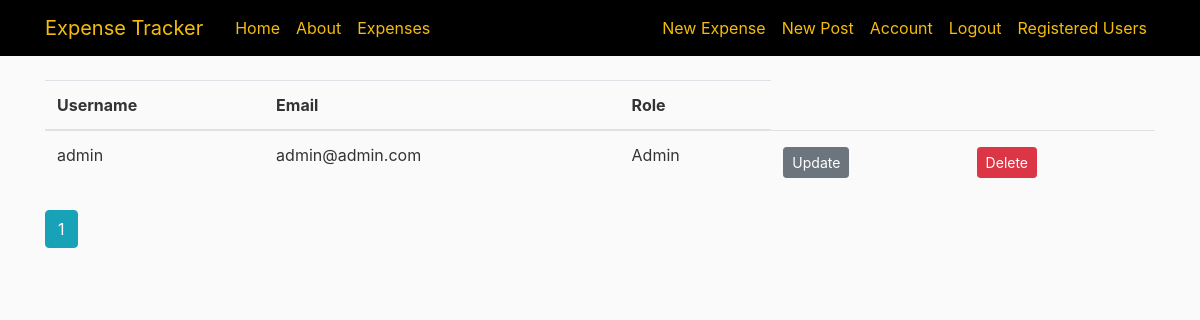
/registeredusers (signed in), run on an earlier commit of the app's database.
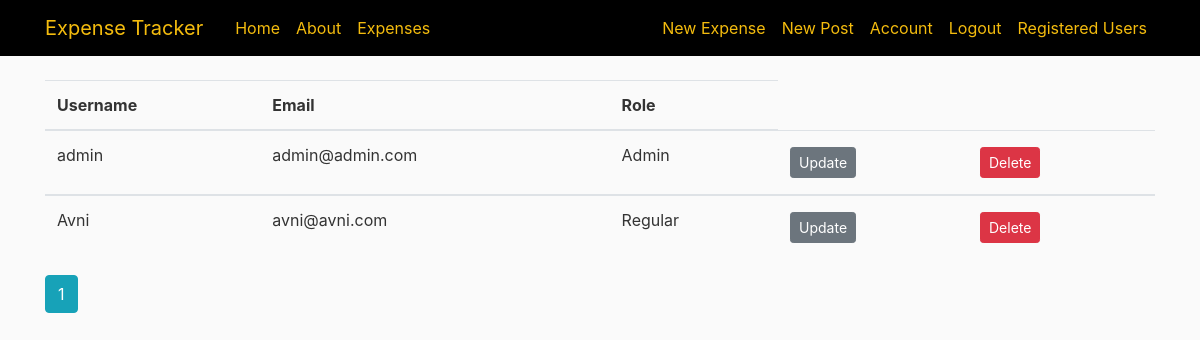
And on a later commit of the database.
### approot/models.py (models this page shows, shortened)
class User(db.Model, UserMixin):
    id = db.Column(db.Integer, primary_key=True)
    username = db.Column(db.String(20), unique=True, nullable=False)
    email = db.Column(db.String(120), unique=True, nullable=False)
    image_file = db.Column(db.String(20), nullable=False, default='default.jpg')
    password = db.Column(db.String(60), nullable=False)
    posts = db.relationship('Post', backref='author', lazy=True)
    expenses = db.relationship('Expense', backref='author', lazy=True)
    role = db.Column(db.String(15), nullable=False)

### approot/users/routes.py (the view)
@users.route("/registeredusers", methods=['GET', 'POST'])
@login_required
def registeredusers():
    page = request.args.get('page', 1, type=int)
    users = User.query.order_by(User.username.desc()).paginate(page=page, per_page=5)
    form = UpdateRegistredUsersForm()
    return render_template('user/registeredusers.html', title='Registered Users', form=form, users=users)

### approot/models.py (called while the page is built)
@login_manager.user_loader
def load_user(user_id):
    return User.query.get(int(user_id))

### approot/templates/user/registeredusers.html (shortened to what this page needs)
{% extends "layout.html" %}
{% import "bootstrap/wtf.html" as wtf %}
{% block content %}
<div>
  <table class="table">
    <thead>
        <tr>
            <th>Username</th>
            <th>Email</th>
            <th>Role</th>
    </thead>
    {% for user in users.items %}
          <tbody>
            <tr>
                  <td>{{ user.username }}</td>
                  <td>{{ user.email }}</td>
                  <td>{{ user.role }}</td>
                  <td><a class="btn btn-secondary btn-sm mt-1 mb-1" href="{{ url_for('users.update_user', user_id=user.id) }}">Update</a></td>
                  <td><button type="button" class="btn btn-danger btn-sm m-1" data-toggle="modal" data-target="#deleteModal{{ user.id }}">Delete</button></td>
              </tr>
          </tbody>
          {% include "user/modalupdateuser.html" %}
    {% endfor %}
    </table>
    {% for page_num in users.iter_pages(left_edge=1, right_edge=1, left_current=1, right_current=2) %}
      {% if page_num %}
        {% if users.page == page_num %}
          <a class="btn btn-info mb-4" href="{{ url_for('users.registeredusers', page=page_num) }}">{{ page_num }}</a>
        {% else %}
          <a class="btn btn-outline-info mb-4" href="{{ url_for('users.registeredusers', page=page_num) }}">{{ page_num }}</a>
        {% endif %}
      {% else %}
        ...
      {% endif %}
    {% endfor %}
</div>
{% endblock content %}

### approot/templates/layout.html (shortened to what this page needs)
<!DOCTYPE html>
<html>
  <head>
      <link rel="stylesheet" href="https://maxcdn.bootstrapcdn.com/bootstrap/4.0.0/css/bootstrap.min.css">
      <link rel="stylesheet" type="text/css" href="{{ url_for('static', filename='main.css') }}">
      <link rel="stylesheet" href="https://cdnjs.cloudflare.com/ajax/libs/bootstrap-datepicker/1.9.0/css/bootstrap-datepicker.css">
  </head>
  <body>
      <header class="site-header">
        <nav class="navbar navbar-expand-md navbar-dark bg-steel fixed-top">
          <div class="container">
            <a class="navbar-brand mr-4" href="/">Expense Tracker</a>
            <div class="collapse navbar-collapse" id="navbarToggle">
              <div class="navbar-nav mr-auto">
                <a class="nav-item nav-link" href="{{ url_for('main.home') }}">Home</a>
                <a class="nav-item nav-link" href="{{ url_for('main.about') }}">About</a>
                {% if current_user.is_authenticated and current_user.role != 'Pending' %}
                  <a class="nav-item nav-link" href="{{ url_for('expenses.expense') }}">Expenses</a>
                {% endif %}
              </div>
              <div class="navbar-nav">
                {% if current_user.is_authenticated and current_user.role != 'Pending' %}
                  <a class="nav-item nav-link" href="{{ url_for('expenses.new_expense') }}">New Expense</a>
                  <a class="nav-item nav-link" href="{{ url_for('posts.new_post') }}">New Post</a>
                {% endif %}
                {% if current_user.is_authenticated %}
                  <a class="nav-item nav-link" href="{{ url_for('users.account') }}">Account</a>
                  <a class="nav-item nav-link" href="{{ url_for('users.logout') }}">Logout</a>
                  {% if current_user.role == "Admin" %}
                    <a class="nav-item nav-link" href="{{ url_for('users.registeredusers') }}">Registered Users</a>
                  {% endif %}
                {% else %}
                  <a class="nav-item nav-link" href="{{ url_for('users.login') }}">Login</a>
                  <a class="nav-item nav-link" href="{{ url_for('users.register') }}">Register</a>
                {% endif %}
              </div>
            </div>
          </div>
        </nav>
      </header>
      <main role="main" class="container">
        <div class="row">
          <div class="col-md-12">
            {% block content %}
            {% endblock %}
          </div>
        </div>
      </main>
  </body>
</html>

### approot/templates/user/modalupdateuser.html (shortened to what this page needs)
<div class="modal fade" id="updateModal{{ user.id }}" tabindex="-1" role="dialog" aria-labelledby="updateModalLabel" aria-hidden="true">

### approot/static/main.css (style rules this page uses)
body { background: #fafafa; color: #333333; margin-top: 5rem; }
.bg-steel { background-color: #000000; }
.navbar-dark .navbar-brand { color: #f4bc0e; }
.site-header .navbar-nav .nav-link { color: #f4bc0e; }

What changed in the data, as far as the page shows it:
added User: username "Avni", email "avni@avni.com", role "Regular"
